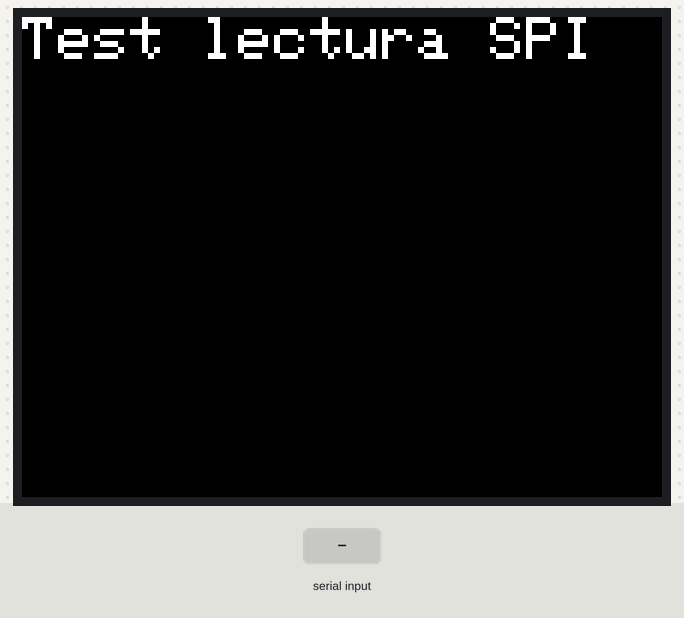
This sketch was run on a simulated ESP32. Shown: 320×240 colour display. Inputs (shaded band) come from the test bench. What the sketch prints to the serial monitor is not drawn.

Above: at 1.3 s.

The sketch:

control_TC72.ino
```cpp
#include <M5Stack.h>
#include <SPI.h>

#define DEV1_CS 21

// Funciones a realizar en los ejercicios
void write_1byte(SPISettings SPI_settings,uint8_t dev_cs_pin,uint8_t write_addr, uint8_t data);
uint8_t read_1byte(SPISettings SPI_settings,uint8_t dev_cs_pin,uint8_t read_addr);
uint16_t read_2bytes(SPISettings SPI_settings,uint8_t dev_cs_pin,uint8_t read_addr);
uint8_t * read_2bytes_p(SPISettings SPI_settings,uint8_t dev_cs_pin,uint8_t read_addr);

// Estructura para almacenar los comandos A y D
typedef struct{
      uint8_t addr; // A: Address
      uint8_t data_val; // D: Data
} comando;

// Funcion para leer los comandos A y D desde el monitor serie
comando lee_comando(void);


void setup() {
  M5.begin();
  pinMode (DEV1_CS, OUTPUT);
  digitalWrite(DEV1_CS, LOW);

  Serial.begin(115200);
  M5.Lcd.setTextSize(3);
  M5.Lcd.printf("Test lectura SPI\r\n");
  Serial.println("  ");
  Serial.println("------------------------------------");
  Serial.println("Prueba de lectura en bus SPI");
  Serial.println("------------------------------------");

  //SPI.begin();
  Serial.println("Introduce un comando (A: Address; D: Data) ");
}

void loop() {
 // Lee comandos y datos
   comando cmd;
   cmd = lee_comando();
   uint8_t addr = cmd.addr;
   uint8_t data_val = cmd.data_val;

 // Rutinas pulsadores
  M5.BtnA.read();
  if(M5.BtnA.wasPressed()) {
	// Leer el byte de la direccion addr y almacenarlo en data8
	uint8_t data8 = read_1byte(DEV1_CS, 0x7F | addr);

    Serial.print("LECTURA DEV1 = Dir 0x");
    Serial.print(addr,HEX);
    Serial.print(" - Dato 0x");
    Serial.println(data8,HEX);
  }

   M5.BtnB.read();
   if(M5.BtnB.wasPressed()) {
      // Escribir el dato en data_val en la direccion addr

      Serial.print("ESCRITURA DEV1 = Dir 0x");
      Serial.print(addr,HEX);
      Serial.print(" - Dato 0x");
      Serial.println(data_val,HEX);
   }

  M5.BtnC.read();
  if(M5.BtnC.wasPressed()) {
    // Leer la palabra de 2 bytes de la direccion addr y almacenarla en data16
	uint16_t data16 = 0;

    Serial.print("LECTURA DEV1 = Dir 0x");
    Serial.print(addr,HEX);
    Serial.print(" - Dato 0x");
    Serial.println(data16,HEX);
  }
}

/* ============================== EJERCICIO 1 ======================================
 * Escribir una función para leer un registro del sensor TC72. Realizar la lectura
 * cuando se pulsa el botón A del M5Stack. Mostrar la dirección y el dato leído por el
 * monitor serie y visualizar con el analizador lógico las líneas del bus SPI.
 * Utilizar la función para leer el ID del dispositivo.
 * • Utilizar el programa control_TC72.ino
 * • Usar la función lee_comando(void) para detectar los comandos A (Address) o D (Data)
 * introducidos mediante el monitor serie y sus valores
 * • Tener en cuenta tanto para la programación como para el uso del analizador lógico que:
 * - el bit A7 de la dirección debe ser 0 para indicar la operación de lectura.
 * - el CE se activa a nivel alto y se conecta al pin 21.
 * - el SPI se configura en SPI_MODE1.
 * • Configurar el monitor serie para que no envíe los comandos de nueva línea ni
 * retorno de carro
 * • Función: int8_t read_1byte(uint8_t dev_cs_pin,uint8_t read_addr);
 */
uint8_t read_1byte(uint8_t dev_cs_pin,uint8_t read_addr) {
  // Escribir la dirección del registro que se quiere leer
  // y despuéss se lee su valor
  uint8_t dato;
  SPISettings MySPISettings = SPISettings(100000, MSBFIRST, SPI_MODE1);

  SPI.beginTransaction(MySPISettings);

  digitalWrite(dev_cs_pin, HIGH);

  SPI.transfer(read_addr);

  dato = SPI.transfer(0);

  digitalWrite(dev_cs_pin, LOW);

  SPI.endTransaction();

  return dato;
}

/* ============================== EJERCICIO 2 ======================================
 * Escribir una función para escribir un byte en el registro de control del sensor
 * TC72. Realizar la escritura cuando se pulsa el botón B del M5Stack. Mostrar la
 * dirección y el dato escrito por el monitor serie y visualizar con el analizador lógico
 * las líneas del bus SPI. Utilizar la función para configurar el conversor en modo
 * conversión (dato 0x04 en registro 0x00) y compruebe que se ha escrito
 * correctamente realizando una lectura con la función de lectura del ejercicio anterior.
 * • Utilizar el programa control_TC72.ino
 * • Tener en cuenta que:
 * - el bit A7 de la dirección debe ser 1 para indicar la operación de escritura.
 * - el CE se activa a nivel alto
 * - el SPI se configura en SPI_MODE1
 * • Función: void write_1byte(uint8_t dev_cs_pin,uint8_t write_addr, uint8_t data);
 */
void write_1byte(uint8_t dev_cs_pin,uint8_t write_addr, uint8_t data) {
  // Escribir la dirección del registro que se quiere escribir
  // y despuéss escribir su valor
  SPISettings MySPISettings = SPISettings(100000, MSBFIRST, SPI_MODE1);

  SPI.beginTransaction(MySPISettings);

  digitalWrite(dev_cs_pin, HIGH);

  SPI.transfer(write_addr);

  SPI.transfer(data);

  digitalWrite(dev_cs_pin, LOW);

  SPI.endTransaction();
}
/*
 * Escribir una función para leer de forma consecutiva 2 bytes del
 * sensor TC72. Realizar la lectura cuando se pulsa el botón C del
 * M5Stack. Mostrar la dirección y el dato leído por el monitor serie y
 * visualizar con el analizador lógico las líneas del bus SPI.
 * • Utilizar el programa control_TC72.ino
 * • Tener en cuenta que:
 * - el bit A7 de la dirección debe ser 0 para indicar la operación de lectura.
 * - el CE se activa a nivel alto
 * - el SPI se configura en SPI_MODE1.
• Función: uint16_t read_2bytes(uint8_t dev_cs_pin,uint8_t read_addr);
 */
 uint16_t read_2bytes(uint8_t dev_cs_pin,uint8_t read_addr) {
  // Escribir la dirección del registro que se quiere leer
  // y despuéss se lee su valor y el de la dirección anterior a la dada
  // y se presentan concatenados
  uint16_t dato = 0;
  SPISettings MySPISettings = SPISettings(100000, MSBFIRST, SPI_MODE1);

  SPI.beginTransaction(MySPISettings);

  digitalWrite(dev_cs_pin, HIGH);

  SPI.transfer(read_addr);

  dato = SPI.transfer(0);

  dato += SPI.transfer(0);

  digitalWrite(dev_cs_pin, LOW);

  SPI.endTransaction();

  return dato;
 }

////////////////////////////////////////////////////////////////////////////////
// Funcion para leer los comandos A (Address) y D (Data) desde el monitor serie
////////////////////////////////////////////////////////////////////////////////
comando lee_comando(void){
  char dato = 'A';
  char num = 0;
  uint16_t dig;
  static  comando cmd;

  uint8_t num_bytes = Serial.available();
   if (num_bytes>0) // Lee comando "Dir" o "Dato"
   {
     dato = Serial.read();
     if ((dato == 'A') || dato == 'D')
     {
        Serial.print("Comando recibido : ");
        Serial.println(dato);
        num_bytes = 0;
        num = 0;
        dig = 0;
        Serial.println("Introduce el valor");

        while (num_bytes == 0) // Lee número
        {
          num_bytes = Serial.available();
         }
        uint8_t cont_dig = 0;
         while (num_bytes > 0)
         {
            num_bytes -= 1;
            num = Serial.read();
            num -= '0';
            dig += num*pow(10,num_bytes);
         }
         Serial.print(dato);
         Serial.print(" = ");
         Serial.println(dig);

         Serial.println("Introduce un comando (A: Address; D: Data) ");

         if (dato == 'A')
         {
            cmd.addr = (uint8_t)dig;
            if (dig >3){
              Serial.println("ERROR: A debe ser menor que 4");
            }
         }
         if (dato == 'D')
         {
            cmd.data_val = (uint8_t)dig;
            if (dig >255){
              Serial.println("ERROR: D debe ser menor que 256");
            }
         }
     }
     else
     {
        Serial.println("Comando NO válido: debe ser A o D");
     }
    }

return cmd;
}
```
